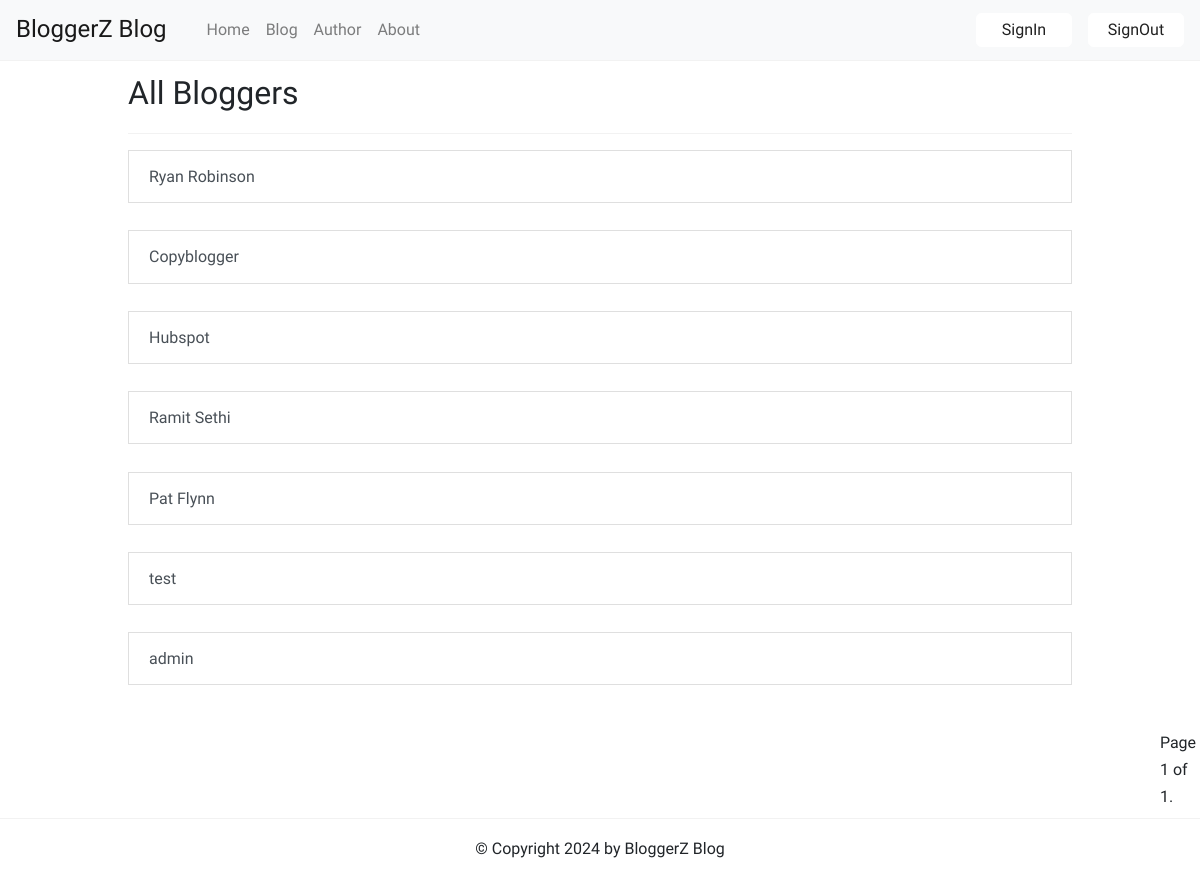
Screenshot of /blogs/bloggers/ with the database file from the repository.
### author/models.py (models this page shows, shortened)
class Author(models.Model):
    author_name = models.CharField(max_length=120)
    author_age = models.IntegerField(
        validators=[MinValueValidator(1), MaxValueValidator(200)]
    )
    author_email = models.EmailField()
    author_bio = models.TextField(default="")
    author_profile_picture = models.ImageField(
        default="avatar.jpg", upload_to="profile_avatars"
    )

### author/views.py (the view)
# urls.py: path("", views.BloggerListView.as_view(), name="all_authors"),
class BloggerListView(ListView):
    queryset = Author.objects.all()
    template_name = "author/all_bloggers.html"
    context_object_name = "authors"
    paginate_by = 10

### author/templates/author/all_bloggers.html (shortened to what this page needs)
{% extends "base.html" %}
{% block content %}
<div class = "container">
    <h1>All Bloggers</h1>
<hr>
<div>
    {% for author in authors %}
    <a href="{% url "author:author_detail" author.id %}" class="list-group-item list-group-item-action">{{ author.author_name }}</a><br>
    {% endfor %}
</div>
<nav>
  <div class="pagination justify-content-center mt-3">
          <span>Page {{page_obj.number}} of {{page_obj.paginator.num_pages}}.<span>
  </div>
</nav>
</div>
{% endblock %}

### static/css/style.css (style rules this page uses)
:root { --color-primary: #ee394c; --color-secondary: #86b7fe; --color-light: #f2f2f2; --color-gray: #ced4da; --color-dark: #212121; --color-white: #ffffff; --color-error: #e2442f; --color-warning: #ffc900; --color-info: #02a2b9; --color-success: #1ba345; --color-input: #00d1b2; --border-radius: 5px; }
* { margin: 0; padding: 0; box-sizing: border-box; text-rendering: optimizeLegibility; }
html, body { height: 100%; }
body { font-family: 'Dosis', sans-serif; font-size: 1rem; line-height: 1.7; display: flex; flex-direction: column; }
h1 { font-size: 2rem; line-height: 1.5; }
a { color: var(--color-dark); text-decoration: none; }
.container { max-width: 960px; margin: 0 auto; padding: 0.5rem; }
hr { height: 1px; border: none; background-color: var(--color-light); }
.pagination { margin-top: 30px; margin-left: 1050px; }

### rows the page displays
Author: author_name "Ryan Robinson"
Author: author_name "Copyblogger"
Author: author_name "Hubspot"
Author: author_name "Ramit Sethi"
Author: author_name "Pat Flynn"
Author: author_name "test"
Author: author_name "admin"

### other values shown
{{ page_obj.number }} "1"
{{ page_obj.paginator.num_pages }} "1"
